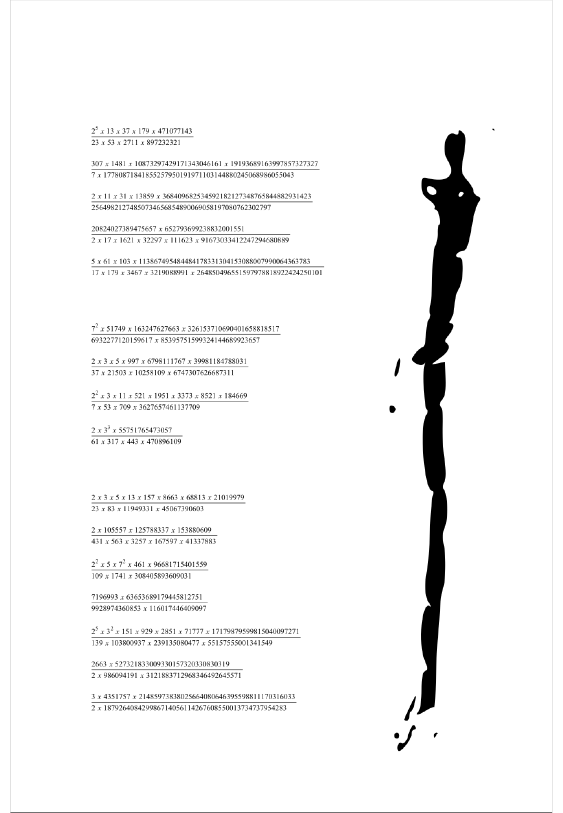
#> input picture consecutive_reading/pages_png/page-17.png, 1125 x 1625 px (shown at 1/2 size)
$ python phase11f_save_crops.py
#> lines starting #> are read from the running program, lines starting #| are printed output that depends on the picture; after the words box and inside, x2 and y2 are one past the last pixel; in counts of white or black regions, pixels touching at a corner belong together
"""
phase11f_save_crops.py
V7 Phase 2f — Schneide die Rechen-Glyphen aus p17 aus und speichere sie

Damit wir visuell (oder per Code) prüfen können, ob es Ziffern 0-9 sind
"""
import json
from pathlib import Path
import numpy as np
from PIL import Image

OUT = Path("bbox/mathe_ocr_20260707_V7")
OUT.mkdir(parents=True, exist_ok=True)

img = Image.open("pages_png/page-17.png").convert("L")
arr = np.array(img)

# Glyphen aus phase11e (in Reihenfolge Y, X)
glyphs = [
    {"y1": 261, "y2": 290, "x1": 889, "x2": 930, "label": "G1"},
    {"y1": 300, "y2": 390, "x1": 843, "x2": 950, "label": "G2"},
    {"y1": 370, "y2": 460, "x1": 843, "x2": 959, "label": "G3"},
    {"y1": 440, "y2": 530, "x1": 865, "x2": 945, "label": "G4"},
    {"y1": 510, "y2": 600, "x1": 862, "x2": 924, "label": "G5"},
    {"y1": 640, "y2": 730, "x1": 824, "x2": 906, "label": "G6"},
    {"y1": 1040, "y2": 1140, "x1": 854, "x2": 892, "label": "G7"},
    {"y1": 1240, "y2": 1430, "x1": 834, "x2": 878, "label": "G8"},
    {"y1": 1393, "y2": 1430, "x1": 812, "x2": 831, "label": "G9"},
]

for g in glyphs:
    crop = arr[g["y1"]:g["y2"], g["x1"]:g["x2"]]
    img_crop = Image.fromarray(crop)
    path = OUT / f"p17_{g['label']}.png"
    img_crop.save(path)
    # Statistik
    binary = (crop < 120).astype(int)
    n_white = binary.sum()
    n_total = crop.size
    fill_ratio = n_white / n_total
    print(f"{g['label']}: y={g['y1']}-{g['y2']}, x={g['x1']}-{g['x2']}, w={g['x2']-g['x1']}, h={g['y2']-g['y1']}, fill={fill_ratio:.2%}")
#> this loop made 9 passes
#> (n_white, fill_ratio) on passes 1 to 9: (869, 0.731), (4597, 0.477), (7253, 0.695), (5509, 0.765), (5010, 0.898), (4484, 0.608), (3059, 0.805), (5201, 0.622), (220, 0.313)
#| G1: y=261-290, x=889-930, w=41, h=29, fill=73.09%
#| G2: y=300-390, x=843-950, w=107, h=90, fill=47.74%
#| G3: y=370-460, x=843-959, w=116, h=90, fill=69.47%
#| G4: y=440-530, x=865-945, w=80, h=90, fill=76.51%
#| G5: y=510-600, x=862-924, w=62, h=90, fill=89.78%
#| G6: y=640-730, x=824-906, w=82, h=90, fill=60.76%
#| G7: y=1040-1140, x=854-892, w=38, h=100, fill=80.50%
#| G8: y=1240-1430, x=834-878, w=44, h=190, fill=62.21%
#> (further printed lines are left out)
#> pass 1, `crop = arr[g["y1"]:g["y2"], g["x1"]:g["x2"]]`:
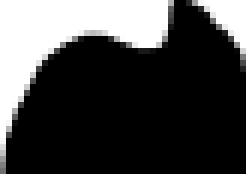
#> crop: shape (29, 41) (shown 6 times larger); min 0, max 255, mean 68.1
#> pass 1, `binary = (crop < 120).astype(int)`:
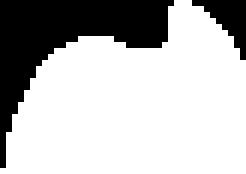
#> binary: shape (29, 41) int64 (shown 6 times larger); values 0 (black) and 1 (white), 73.1% white; 2 black regions, box (x1, y1, x2, y2) and area: (0, 0, 29, 28) 280, (32, 0, 41, 10) 40
#> pass 2, `crop = arr[g["y1"]:g["y2"], g["x1"]:g["x2"]]`:
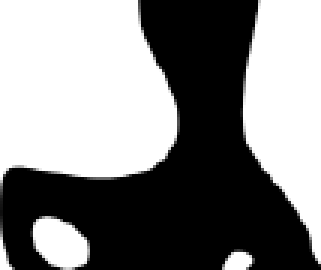
#> crop: shape (90, 107) (shown 3 times larger); min 0, max 255, mean 133.1
#> pass 2, `binary = (crop < 120).astype(int)`:
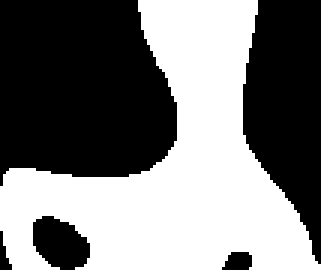
#> binary: shape (90, 107) int64 (shown 3 times larger); values 0 (black) and 1 (white), 47.7% white; 1 white region, box (x1, y1, x2, y2) and area: (0, 0, 107, 90) 4597
#> after the loop:
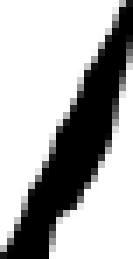
#> img_crop: PIL image 19x37 L (shown 7 times larger); min 0, max 255, mean 175

# Auch: Vergleiche mit Tengri-Glyphen-Größe (34px) vs Rechen-Glyphen-Größe (90px)
print(f"\nTengri-Fließtext-Glyphe (von p01): ~34x34px")
print(f"Rechen-Glyphen (p17): 90x90px = 2.6x größer")
print(f"Schluss: Rechen-Glyphen sind ein EIGENES Subsystem")

# Auch: Rechenstriche
striche = [
    {"y1": 273, "y2": 273, "x1": 183, "x2": 386, "label": "S1"},
    {"y1": 338, "y2": 338, "x1": 183, "x2": 638, "label": "S2"},
    {"y1": 403, "y2": 403, "x1": 183, "x2": 624, "label": "S3"},
    {"y1": 468, "y2": 468, "x1": 183, "x2": 579, "label": "S4"},
    {"y1": 533, "y2": 533, "x1": 183, "x2": 647, "label": "S5"},
    {"y1": 668, "y2": 668, "x1": 183, "x2": 560, "label": "S6"},
    {"y1": 1071, "y2": 1071, "x1": 184, "x2": 433, "label": "S7"},
    {"y1": 1274, "y2": 1274, "x1": 183, "x2": 600, "label": "S8"},
    {"y1": 1339, "y2": 1339, "x1": 183, "x2": 485, "label": "S9"},
    {"y1": 1404, "y2": 1404, "x1": 183, "x2": 592, "label": "S10"},
]
for s in striche:
    print(f"  Strich {s['label']}: x={s['x1']}-{s['x2']} (Länge={s['x2']-s['x1']})")
